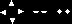

A level layout from a 2D game, rendered from its tile map. Below: a short description, then the map file with its tile-grid data intact:
An orthogonal 9x3 tile map with 8x8 px tiles, 1 tile layer (Tile Layer 1).

<map version="1.10" tiledversion="1.10.1" orientation="orthogonal" renderorder="right-down" width="9" height="3" tilewidth="8" tileheight="8" infinite="0" nextlayerid="2" nextobjectid="1">
 <tileset firstgid="1" source="font.tsx" />
 <layer id="1" name="Tile Layer 1" width="9" height="3">
  <data encoding="csv">
33,17,33,33,33,33,33,33,33,
20,33,18,33,32,32,33,31,31,
33,19,33,33,33,33,33,33,33
</data>
 </layer>
</map>
